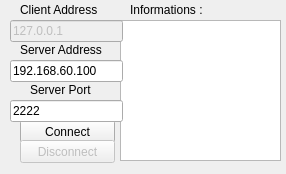
<?xml version="1.0" encoding="UTF-8"?>
<ui version="4.0">
 <class>ClientTcpWindow</class>
 <widget class="QWidget" name="ClientTcpWindow">
  <property name="geometry">
   <rect>
    <x>0</x>
    <y>0</y>
    <width>286</width>
    <height>174</height>
   </rect>
  </property>
  <property name="windowTitle">
   <string>Tcp Client</string>
  </property>
  <widget class="QPushButton" name="connectPushButton">
   <property name="geometry">
    <rect>
     <x>20</x>
     <y>120</y>
     <width>95</width>
     <height>23</height>
    </rect>
   </property>
   <property name="text">
    <string>Connect</string>
   </property>
  </widget>
  <widget class="QPlainTextEdit" name="plainTextEdit">
   <property name="geometry">
    <rect>
     <x>120</x>
     <y>20</y>
     <width>161</width>
     <height>141</height>
    </rect>
   </property>
  </widget>
  <widget class="QLabel" name="label_5">
   <property name="geometry">
    <rect>
     <x>130</x>
     <y>0</y>
     <width>141</width>
     <height>20</height>
    </rect>
   </property>
   <property name="text">
    <string>Informations :</string>
   </property>
  </widget>
  <widget class="QLabel" name="label_4">
   <property name="geometry">
    <rect>
     <x>20</x>
     <y>0</y>
     <width>91</width>
     <height>20</height>
    </rect>
   </property>
   <property name="text">
    <string>Client Address</string>
   </property>
  </widget>
  <widget class="QLabel" name="label_2">
   <property name="geometry">
    <rect>
     <x>20</x>
     <y>40</y>
     <width>91</width>
     <height>20</height>
    </rect>
   </property>
   <property name="text">
    <string>Server Address</string>
   </property>
  </widget>
  <widget class="QLabel" name="label_3">
   <property name="geometry">
    <rect>
     <x>30</x>
     <y>80</y>
     <width>71</width>
     <height>20</height>
    </rect>
   </property>
   <property name="text">
    <string>Server Port</string>
   </property>
  </widget>
  <widget class="QLineEdit" name="clientAddressLineEdit">
   <property name="enabled">
    <bool>false</bool>
   </property>
   <property name="geometry">
    <rect>
     <x>10</x>
     <y>20</y>
     <width>113</width>
     <height>22</height>
    </rect>
   </property>
   <property name="text">
    <string>127.0.0.1</string>
   </property>
  </widget>
  <widget class="QLineEdit" name="serverAddressLineEdit">
   <property name="geometry">
    <rect>
     <x>10</x>
     <y>60</y>
     <width>113</width>
     <height>22</height>
    </rect>
   </property>
   <property name="text">
    <string>192.168.60.100</string>
   </property>
  </widget>
  <widget class="QLineEdit" name="serverPortLineEdit">
   <property name="geometry">
    <rect>
     <x>10</x>
     <y>100</y>
     <width>113</width>
     <height>22</height>
    </rect>
   </property>
   <property name="text">
    <string>2222</string>
   </property>
  </widget>
  <widget class="QPushButton" name="disconnectPushButton">
   <property name="enabled">
    <bool>false</bool>
   </property>
   <property name="geometry">
    <rect>
     <x>20</x>
     <y>140</y>
     <width>95</width>
     <height>23</height>
    </rect>
   </property>
   <property name="text">
    <string>Disconnect</string>
   </property>
  </widget>
 </widget>
 <resources/>
 <connections/>
</ui>
